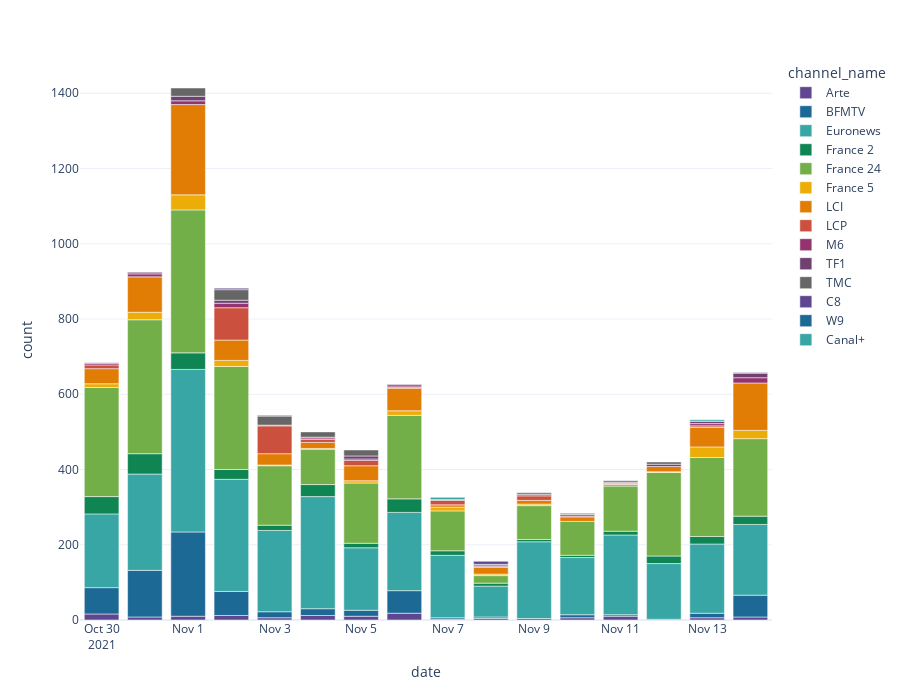

The cell this chart's notebook holds for it:
### Code cell
show_mentions_over_time(
    data,split = "channel_name",
    list_of_channels = TOP_CHANNELS_TV,kind = "bar",height = 700,method = "minutes"
)

### Figure 1 — Plotly figure (JSON) as saved in the notebook; plotly's stock layout.template omitted (floating-point values rounded to 4 significant figures)
{"data": [{"alignmentgroup": "True", "hovertemplate": "channel_name=Arte<br>date=%{x}<br>count=%{y}<extra></extra>", "legendgroup": "Arte", "marker": {"color": "rgb(95, 70, 144)", "pattern": {"shape": ""}}, "name": "Arte", "offsetgroup": "Arte", "orientation": "v", "showlegend": true, "textposition": "auto", "type": "bar", "x": ["2021-10-30T00:00:00", "2021-10-31T00:00:00", "2021-11-01T00:00:00", "2021-11-02T00:00:00", "2021-11-03T00:00:00", "2021-11-04T00:00:00", "2021-11-05T00:00:00", "2021-11-06T00:00:00", "2021-11-07T00:00:00", "2021-11-08T00:00:00", "2021-11-10T00:00:00", "2021-11-11T00:00:00", "2021-11-12T00:00:00", "2021-11-13T00:00:00", "2021-11-14T00:00:00"], "xaxis": "x", "y": [16, 8, 10, 12, 6, 12, 10, 18, 2, 4, 6, 10, 2, 6, 8], "yaxis": "y"}, {"alignmentgroup": "True", "hovertemplate": "channel_name=BFMTV<br>date=%{x}<br>count=%{y}<extra></extra>", "legendgroup": "BFMTV", "marker": {"color": "rgb(29, 105, 150)", "pattern": {"shape": ""}}, "name": "BFMTV", "offsetgroup": "BFMTV", "orientation": "v", "showlegend": true, "textposition": "auto", "type": "bar", "x": ["2021-10-30T00:00:00", "2021-10-31T00:00:00", "2021-11-01T00:00:00", "2021-11-02T00:00:00", "2021-11-03T00:00:00", "2021-11-04T00:00:00", "2021-11-05T00:00:00", "2021-11-06T00:00:00", "2021-11-07T00:00:00", "2021-11-08T00:00:00", "2021-11-09T00:00:00", "2021-11-10T00:00:00", "2021-11-11T00:00:00", "2021-11-13T00:00:00", "2021-11-14T00:00:00"], "xaxis": "x", "y": [70, 124, 224, 64, 16, 18, 16, 60, 4, 4, 4, 8, 4, 12, 58], "yaxis": "y"}, {"alignmentgroup": "True", "hovertemplate": "channel_name=Euronews<br>date=%{x}<br>count=%{y}<extra></extra>", "legendgroup": "Euronews", "marker": {"color": "rgb(56, 166, 165)", "pattern": {"shape": ""}}, "name": "Euronews", "offsetgroup": "Euronews", "orientation": "v", "showlegend": true, "textposition": "auto", "type": "bar", "x": ["2021-10-30T00:00:00", "2021-10-31T00:00:00", "2021-11-01T00:00:00", "2021-11-02T00:00:00", "2021-11-03T00:00:00", "2021-11-04T00:00:00", "2021-11-05T00:00:00", "2021-11-06T00:00:00", "2021-11-07T00:00:00", "2021-11-08T00:00:00", "2021-11-09T00:00:00", "2021-11-10T00:00:00", "2021-11-11T00:00:00", "2021-11-12T00:00:00", "2021-11-13T00:00:00", "2021-11-14T00:00:00"], "xaxis": "x", "y": [196, 256, 432, 298, 216, 298, 166, 208, 166, 82, 204, 152, 212, 148, 184, 188], "yaxis": "y"}, {"alignmentgroup": "True", "hovertemplate": "channel_name=France 2<br>date=%{x}<br>count=%{y}<extra></extra>", "legendgroup": "France 2", "marker": {"color": "rgb(15, 133, 84)", "pattern": {"shape": ""}}, "name": "France 2", "offsetgroup": "France 2", "orientation": "v", "showlegend": true, "textposition": "auto", "type": "bar", "x": ["2021-10-30T00:00:00", "2021-10-31T00:00:00", "2021-11-01T00:00:00", "2021-11-02T00:00:00", "2021-11-03T00:00:00", "2021-11-04T00:00:00", "2021-11-05T00:00:00", "2021-11-06T00:00:00", "2021-11-07T00:00:00", "2021-11-08T00:00:00", "2021-11-09T00:00:00", "2021-11-10T00:00:00", "2021-11-11T00:00:00", "2021-11-12T00:00:00", "2021-11-13T00:00:00", "2021-11-14T00:00:00"], "xaxis": "x", "y": [46, 54, 44, 26, 14, 32, 12, 36, 12, 8, 6, 6, 10, 20, 20, 22], "yaxis": "y"}, {"alignmentgroup": "True", "hovertemplate": "channel_name=France 24<br>date=%{x}<br>count=%{y}<extra></extra>", "legendgroup": "France 24", "marker": {"color": "rgb(115, 175, 72)", "pattern": {"shape": ""}}, "name": "France 24", "offsetgroup": "France 24", "orientation": "v", "showlegend": true, "textposition": "auto", "type": "bar", "x": ["2021-10-30T00:00:00", "2021-10-31T00:00:00", "2021-11-01T00:00:00", "2021-11-02T00:00:00", "2021-11-03T00:00:00", "2021-11-04T00:00:00", "2021-11-05T00:00:00", "2021-11-06T00:00:00", "2021-11-07T00:00:00", "2021-11-08T00:00:00", "2021-11-09T00:00:00", "2021-11-10T00:00:00", "2021-11-11T00:00:00", "2021-11-12T00:00:00", "2021-11-13T00:00:00", "2021-11-14T00:00:00"], "xaxis": "x", "y": [290, 356, 380, 274, 158, 94, 160, 222, 106, 20, 90, 90, 120, 222, 210, 206], "yaxis": "y"}, {"alignmentgroup": "True", "hovertemplate": "channel_name=France 5<br>date=%{x}<br>count=%{y}<extra></extra>", "legendgroup": "France 5", "marker": {"color": "rgb(237, 173, 8)", "pattern": {"shape": ""}}, "name": "France 5", "offsetgroup": "France 5", "orientation": "v", "showlegend": true, "textposition": "auto", "type": "bar", "x": ["2021-10-30T00:00:00", "2021-10-31T00:00:00", "2021-11-01T00:00:00", "2021-11-02T00:00:00", "2021-11-03T00:00:00", "2021-11-04T00:00:00", "2021-11-05T00:00:00", "2021-11-06T00:00:00", "2021-11-07T00:00:00", "2021-11-08T00:00:00", "2021-11-09T00:00:00", "2021-11-12T00:00:00", "2021-11-13T00:00:00", "2021-11-14T00:00:00"], "xaxis": "x", "y": [10, 20, 40, 16, 2, 2, 6, 12, 10, 4, 4, 2, 28, 22], "yaxis": "y"}, {"alignmentgroup": "True", "hovertemplate": "channel_name=LCI<br>date=%{x}<br>count=%{y}<extra></extra>", "legendgroup": "LCI", "marker": {"color": "rgb(225, 124, 5)", "pattern": {"shape": ""}}, "name": "LCI", "offsetgroup": "LCI", "orientation": "v", "showlegend": true, "textposition": "auto", "type": "bar", "x": ["2021-10-30T00:00:00", "2021-10-31T00:00:00", "2021-11-01T00:00:00", "2021-11-02T00:00:00", "2021-11-03T00:00:00", "2021-11-04T00:00:00", "2021-11-05T00:00:00", "2021-11-06T00:00:00", "2021-11-07T00:00:00", "2021-11-08T00:00:00", "2021-11-09T00:00:00", "2021-11-10T00:00:00", "2021-11-11T00:00:00", "2021-11-12T00:00:00", "2021-11-13T00:00:00", "2021-11-14T00:00:00"], "xaxis": "x", "y": [40, 94, 240, 54, 30, 16, 40, 60, 6, 18, 10, 12, 4, 14, 52, 126], "yaxis": "y"}, {"alignmentgroup": "True", "hovertemplate": "channel_name=LCP<br>date=%{x}<br>count=%{y}<extra></extra>", "legendgroup": "LCP", "marker": {"color": "rgb(204, 80, 62)", "pattern": {"shape": ""}}, "name": "LCP", "offsetgroup": "LCP", "orientation": "v", "showlegend": true, "textposition": "auto", "type": "bar", "x": ["2021-10-30T00:00:00", "2021-11-02T00:00:00", "2021-11-03T00:00:00", "2021-11-04T00:00:00", "2021-11-05T00:00:00", "2021-11-06T00:00:00", "2021-11-07T00:00:00", "2021-11-09T00:00:00", "2021-11-10T00:00:00", "2021-11-11T00:00:00", "2021-11-13T00:00:00"], "xaxis": "x", "y": [10, 86, 74, 8, 14, 2, 12, 12, 2, 2, 4], "yaxis": "y"}, {"alignmentgroup": "True", "hovertemplate": "channel_name=M6<br>date=%{x}<br>count=%{y}<extra></extra>", "legendgroup": "M6", "marker": {"color": "rgb(148, 52, 110)", "pattern": {"shape": ""}}, "name": "M6", "offsetgroup": "M6", "orientation": "v", "showlegend": true, "textposition": "auto", "type": "bar", "x": ["2021-10-30T00:00:00", "2021-10-31T00:00:00", "2021-11-01T00:00:00", "2021-11-02T00:00:00", "2021-11-04T00:00:00", "2021-11-05T00:00:00", "2021-11-06T00:00:00", "2021-11-08T00:00:00", "2021-11-10T00:00:00", "2021-11-11T00:00:00", "2021-11-13T00:00:00", "2021-11-14T00:00:00"], "xaxis": "x", "y": [4, 8, 10, 12, 4, 4, 4, 2, 4, 2, 6, 14], "yaxis": "y"}, {"alignmentgroup": "True", "hovertemplate": "channel_name=TF1<br>date=%{x}<br>count=%{y}<extra></extra>", "legendgroup": "TF1", "marker": {"color": "rgb(111, 64, 112)", "pattern": {"shape": ""}}, "name": "TF1", "offsetgroup": "TF1", "orientation": "v", "showlegend": true, "textposition": "auto", "type": "bar", "x": ["2021-10-30T00:00:00", "2021-10-31T00:00:00", "2021-11-01T00:00:00", "2021-11-02T00:00:00", "2021-11-03T00:00:00", "2021-11-04T00:00:00", "2021-11-05T00:00:00", "2021-11-06T00:00:00", "2021-11-07T00:00:00", "2021-11-08T00:00:00", "2021-11-09T00:00:00", "2021-11-11T00:00:00", "2021-11-12T00:00:00", "2021-11-13T00:00:00", "2021-11-14T00:00:00"], "xaxis": "x", "y": [2, 4, 12, 8, 2, 2, 8, 4, 2, 4, 4, 2, 6, 6, 12], "yaxis": "y"}, {"alignmentgroup": "True", "hovertemplate": "channel_name=TMC<br>date=%{x}<br>count=%{y}<extra></extra>", "legendgroup": "TMC", "marker": {"color": "rgb(102, 102, 102)", "pattern": {"shape": ""}}, "name": "TMC", "offsetgroup": "TMC", "orientation": "v", "showlegend": true, "textposition": "auto", "type": "bar", "x": ["2021-11-01T00:00:00", "2021-11-02T00:00:00", "2021-11-03T00:00:00", "2021-11-04T00:00:00", "2021-11-05T00:00:00", "2021-11-08T00:00:00", "2021-11-09T00:00:00", "2021-11-10T00:00:00", "2021-11-11T00:00:00", "2021-11-12T00:00:00"], "xaxis": "x", "y": [22, 28, 24, 14, 16, 2, 4, 2, 4, 6], "yaxis": "y"}, {"alignmentgroup": "True", "hovertemplate": "channel_name=C8<br>date=%{x}<br>count=%{y}<extra></extra>", "legendgroup": "C8", "marker": {"color": "rgb(95, 70, 144)", "pattern": {"shape": ""}}, "name": "C8", "offsetgroup": "C8", "orientation": "v", "showlegend": true, "textposition": "auto", "type": "bar", "x": ["2021-11-02T00:00:00", "2021-11-08T00:00:00", "2021-11-10T00:00:00", "2021-11-14T00:00:00"], "xaxis": "x", "y": [4, 8, 2, 2], "yaxis": "y"}, {"alignmentgroup": "True", "hovertemplate": "channel_name=W9<br>date=%{x}<br>count=%{y}<extra></extra>", "legendgroup": "W9", "marker": {"color": "rgb(29, 105, 150)", "pattern": {"shape": ""}}, "name": "W9", "offsetgroup": "W9", "orientation": "v", "showlegend": true, "textposition": "auto", "type": "bar", "x": ["2021-11-03T00:00:00"], "xaxis": "x", "y": [2], "yaxis": "y"}, {"alignmentgroup": "True", "hovertemplate": "channel_name=Canal+<br>date=%{x}<br>count=%{y}<extra></extra>", "legendgroup": "Canal+", "marker": {"color": "rgb(56, 166, 165)", "pattern": {"shape": ""}}, "name": "Canal+", "offsetgroup": "Canal+", "orientation": "v", "showlegend": true, "textposition": "auto", "type": "bar", "x": ["2021-11-07T00:00:00", "2021-11-13T00:00:00"], "xaxis": "x", "y": [6, 4], "yaxis": "y"}], "layout": {"barmode": "relative", "height": 700, "legend": {"title": {"text": "channel_name"}, "tracegroupgap": 0}, "margin": {"t": 60}, "xaxis": {"anchor": "y", "domain": [0, 1], "title": {"text": "date"}}, "yaxis": {"anchor": "x", "domain": [0, 1], "title": {"text": "count"}}}}
